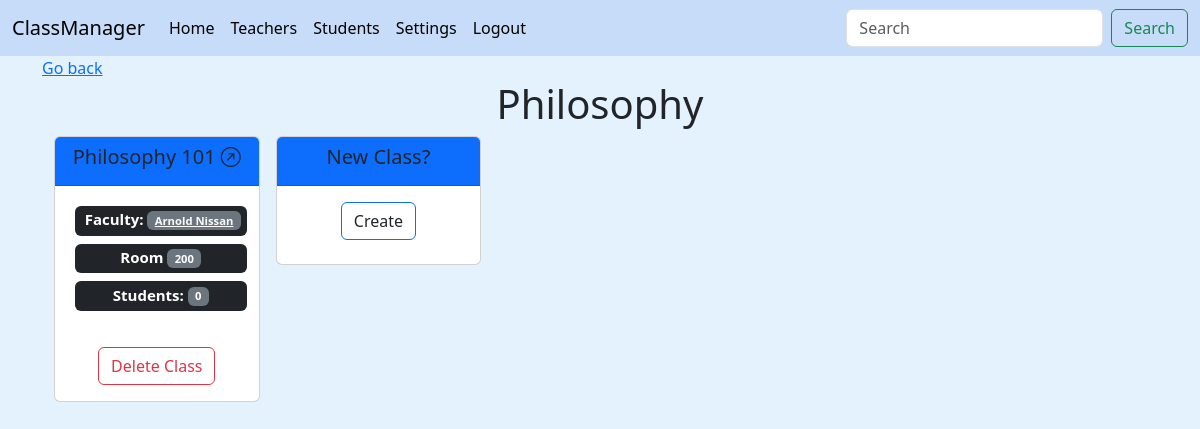
The app's page /building/3 (signed in) with its own data.
### main/models.py (models this page shows, shortened)
class Subject(models.Model):
    user = models.ForeignKey(User, on_delete=models.DO_NOTHING, blank=True, null=True)
    name = models.CharField(max_length=60, unique=True)
    def __str__(self):
        return (
                f"{self.name}"
        )

class Class(models.Model):
    user = models.ForeignKey(User, on_delete=models.DO_NOTHING, blank=True, null=True)
    name = models.CharField(max_length=60, unique=True)
    building = models.ForeignKey(Subject, on_delete=models.CASCADE, blank=True, null=True)
    room = models.IntegerField(validators=[MinValueValidator(0), MaxValueValidator(1000)], blank=True, null=True)
    teacher = models.ForeignKey(Teacher, related_name="taught_by", on_delete=models.DO_NOTHING, blank=True, null=True)
    students = models.ManyToManyField(Student, related_name="taken_by", blank=True)
    def __str__(self):
        return (
                f"{self.name}"
        )

class Teacher(models.Model):
    user = models.ForeignKey(User, on_delete=models.DO_NOTHING, blank=True, null=True)
    first_name = models.CharField(max_length=50)
    last_name = models.CharField(max_length=50)
    subject = models.ForeignKey(Subject, on_delete=models.CASCADE, blank=True, null=True)
    skill = models.IntegerField(validators=[MinValueValidator(0), MaxValueValidator(5)], blank=True, null=True)
    salary = models.IntegerField(validators=[MinValueValidator(1000), MaxValueValidator(999999)], blank=True, null=True)
    def __str__(self):
        return (
                f"{self.first_name+' '+self.last_name}"
        )

### main/views.py (the view, shortened to what this page needs)
# urls.py: path('building/<int:pk>', views.building, name='building'),
@login_required(login_url="main:login_view")
def building(request, pk):
    user = get_object_or_404(User, id=request.user.id)
    subjects = Subject.objects.filter(user_id=user.id)
    building = get_object_or_404(Subject, user=user.id, id=pk)
    classForm = ClassForm()
    return render(request, "main/building.html", {
        'subject': building,
        'subjects': subjects,
        'form': classForm,
    })

### main/forms.py
class ClassForm(forms.ModelForm):
    class Meta:
        model = Class
        fields = '__all__'
        exclude = ['user', 'building', 'students', 'teacher']

### main/models.py (called while the page is built)
    def __str__(self):
        return (
                f"{self.first_name+' '+self.last_name}"
        )

### main/templates/main/building.html (shortened to what this page needs)
{% extends "main/base.html" %}
{% block content %}
{% if request.user.is_authenticated %}
<a href="{% url 'main:home' %}">Go back</a>
<h1>
  <center>{{subject|capfirst}}</center>
</h1>
<center>
  <div id="class-container" class="container overflow-hidden text-center">
    <div class="row row-cols-2 row-cols-lg-5 g-2 g-lg-3">
      {% for class in subject.class_set.all %}
      <div class="col-2">
        <div id="{{class.id}}" class="card mb-3" style="max-width: 18rem;">
          <div class="card-header bg-primary">
            <h5><a class="title-header link-dark bg-primary fw-medium" href="{% url 'main:class' class.name %}">{{class|capfirst}} <i class="bi bi-arrow-up-right-circle"></i></a></h5>
          </div>
          <div class="card-body">
            <h5 class="card-title">
              <span style="width: 100%;" class="m-1 badge bg-dark">Faculty: <span class="badge bg-secondary"> <a class="col-header link-light" href="{% url 'main:teacher' class.teacher.id %}">{{ class.teacher }}</a></span></span>
              <br />
              <span style="width: 100%;" class="m-1 badge bg-dark">Room <span class="badge bg-secondary"> {{ class.room }}</span></span>
              <br />
              <span style="width: 100%;" class="m-1 badge bg-dark">Students: <span class="badge bg-secondary"> {{ class.students.count }}</span></span>
            </h5>
            <br>
            <a href="{% url 'main:delete' class.id 'class' %}">
              <button type="button" class="btn btn-outline-danger">Delete Class</button>
            </a>
          </div>
        </div>
      </div>
      {% endfor %}
      <div id="start_create_class" class="col-2">
        <div class="card mb-3" style="max-width: 18rem">
          <div class="card-header bg-primary">
            <h5 class="text-dark bg-primary fw-medium">New Class?</h5>
          </div>
          <div class="card-body">
            <button class="toggler card-title btn btn-outline-primary" id="class">Create</button>
          </div>
        </div>
      </div>
    </div>
  </div>
</center>
{% endif %}
{% endblock %}

### main/templates/main/base.html (style rules this page uses)
.title-header { text-decoration:none; }
.col-header { text-decoration:underline; }

### records on screen
Subject: name "Philosophy"
Class: name "Philosophy 101", teacher "Arnold Nissan", room "200", students.count "0"
